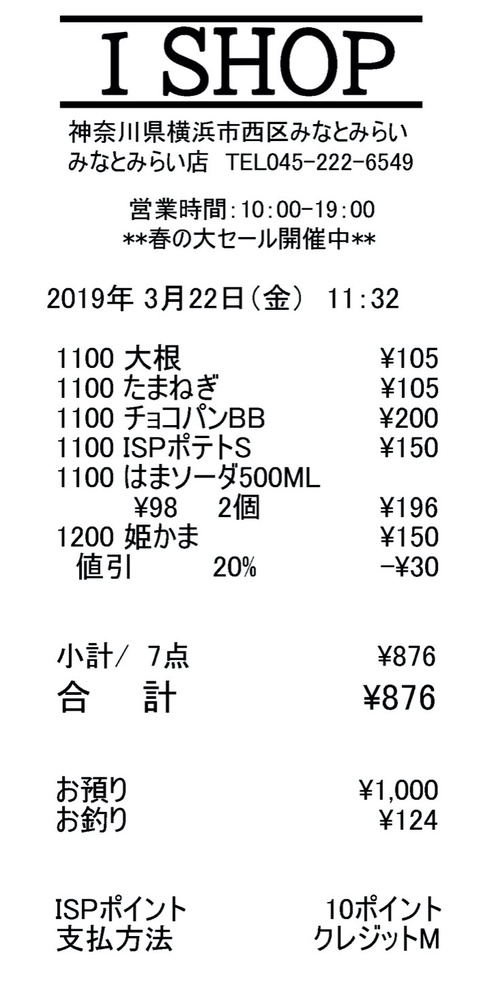
#> input picture ch7/IMG_2BCE1EB797B2-1.JPG, 494 x 1000 px, shrunk from 725 x 1468 before the run
$ python ocr1.py
#> lines starting #> are read from the running program, lines starting #| are printed output that depends on the picture; after the words box and inside, x2 and y2 are one past the last pixel; in counts of white or black regions, pixels touching at a corner belong together
import sys
import numpy as np
import cv2

# 画像の読み込み --- (※1)
im = cv2.imread('IMG_2BCE1EB797B2-1.JPG')
#> im is the input picture: shape (1000, 494, 3); mean B, G, R 234, 233.8, 233.7
# グレイスケールに変換しぼかした上で二値化する --- (※2)
gray = cv2.cvtColor(im, cv2.COLOR_BGR2GRAY)
blur = cv2.GaussianBlur(gray, (5, 5), 0)
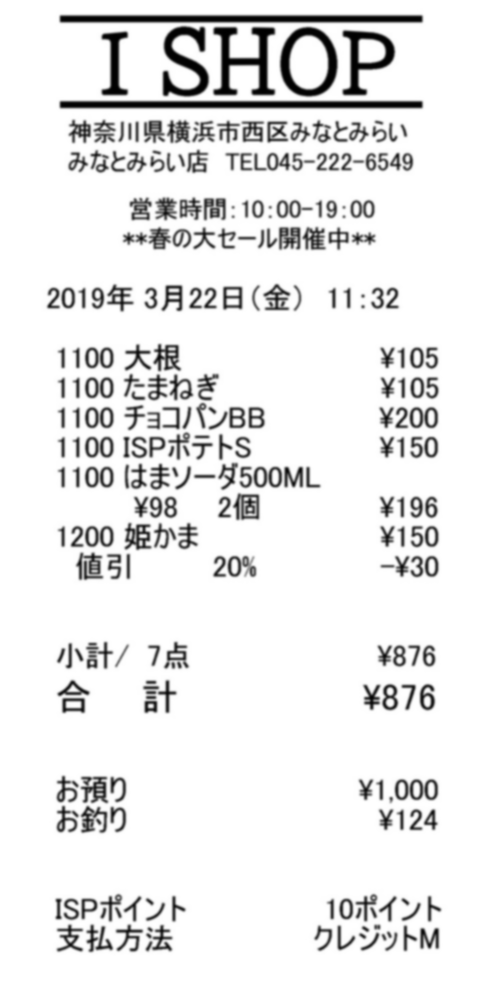
#> blur: shape (1000, 494); min 0, max 255, mean 233.8
thresh = cv2.adaptiveThreshold(blur, 255, 1, 1, 11, 2)
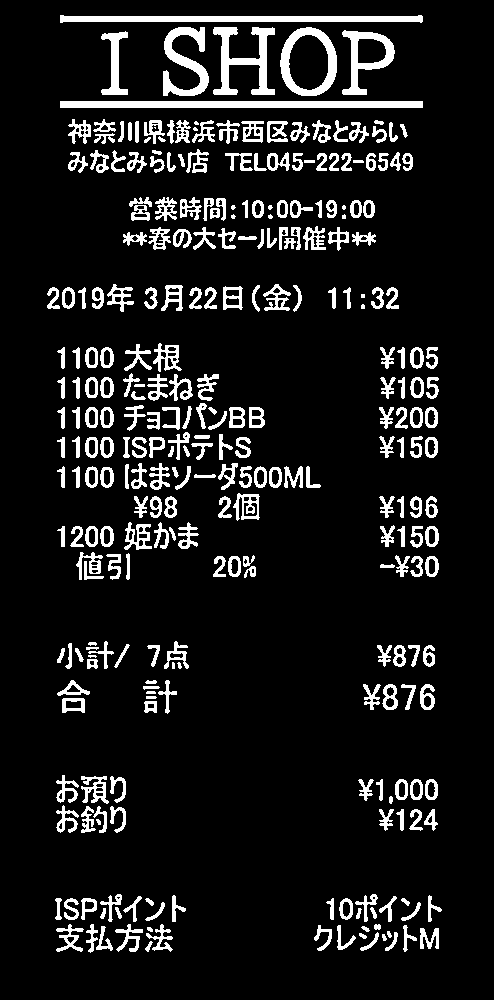
#> thresh: shape (1000, 494); 10.3% white; 301 white regions (12 under 20 px)

# 輪郭を抽出 --- (※3)
contours = cv2.findContours(thresh, cv2.RETR_LIST, cv2.CHAIN_APPROX_SIMPLE)[0]
#> contours = 460 contours, 65 with area under 20; largest, box (x1, y1, x2, y2) and area: (280, 27, 337, 96) 3066, (60, 101, 423, 108) 2172, (60, 15, 423, 23) 1822, (288, 34, 329, 91) 1776, (342, 30, 395, 95) 1696
print(contours)
#> (printed output is left out)
#> (the run stopped early here; a loop or call above may not have finished)

$ run again, with ch7/numbers-cnt.png saved as ch7/IMG_2BCE1EB797B2-1.JPG
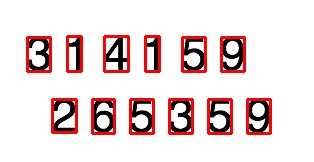
#> input picture ch7/numbers-cnt.png, 314 x 162 px
#> im is the input picture: shape (162, 314, 3); mean B, G, R 218.3, 218.5, 235.4
#> `blur = cv2.GaussianBlur(gray, (5, 5), 0)`:
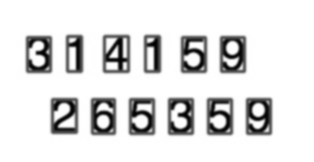
#> blur: shape (162, 314); min 1, max 255, mean 223.5
#> `thresh = cv2.adaptiveThreshold(blur, 255, 1, 1, 11, 2)`:
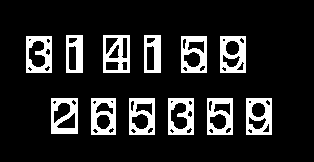
#> thresh: shape (162, 314); 14.1% white; 12 white regions
#> contours = 70 contours, 20 with area under 20; largest, box (x1, y1, x2, y2) and area: (103, 35, 130, 73) 962, (51, 98, 78, 134) 910, (246, 98, 272, 135) 900, (207, 98, 233, 135) 900, (168, 98, 194, 135) 900
#> (printed output is left out)
